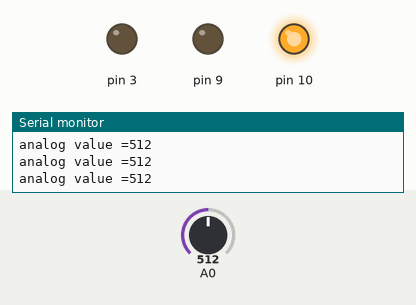
Bench run of a sketch on a simulated Arduino Uno, built with avr-gcc and run on an emulated ATmega328P. On the bench: output pins drawn as LEDs (lit = HIGH), the last lines printed to the serial monitor. The test bench sets the inputs (shaded band); at power-on: A0 = 512.

Above: at 1.2 s.
1.3 s: A0 set to 706
4.3 s: A0 set to 728
At 5.5 s:
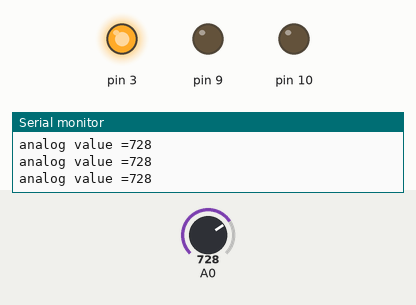
5.8 s: A0 set to 350
At 6.2 s:
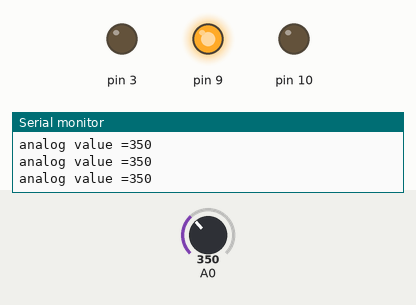
7.3 s: A0 set to 377
At 8.6 s:
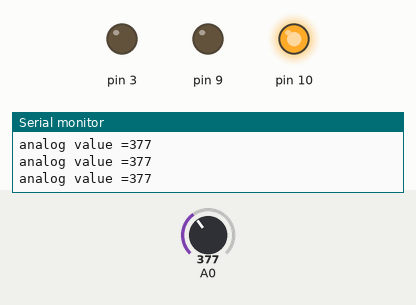
10.3 s: A0 set to 306
At 11.0 s:
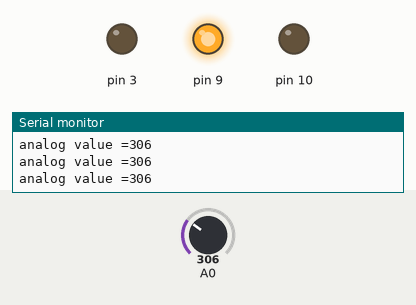
Timing chart, 0 to 13.3 s (numbered marks = the images above; inputs shaded):
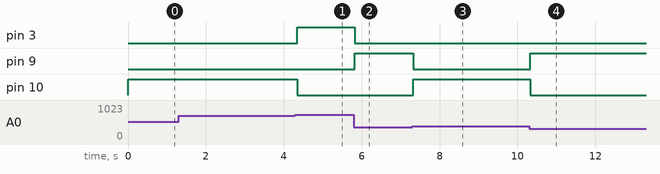

The sketch:

sketch_apr14a.ino
```cpp
void setup() {
  pinMode(9, OUTPUT);
  pinMode(10, OUTPUT);
  pinMode(3, OUTPUT);
  Serial.begin(9600);
}

void loop() {
  int val;
  val = analogRead(0);
  Serial.print("analog value =");
  Serial.println(val);

  if (val < 360) {
    digitalWrite(9, HIGH);
    digitalWrite(10, LOW);
    digitalWrite(3, LOW);
  }

  else if (val < 720) {
    digitalWrite(9, LOW);
    digitalWrite(10, HIGH);
    digitalWrite(3, LOW);
  }

  else if(val>720)   {
    digitalWrite(9, LOW);
    digitalWrite(10, LOW);
    digitalWrite(3, HIGH);
  }
}

// put your main code here, to run repeatedly:
```

Measured:
- the behaviour switches between 720 and 721 on A0 (found by bisection; images 0 and 1)
- the behaviour switches between 359 and 360 on A0 (found by bisection; images 2 and 3)
- after the input at 4.3 s, pin 3: LOW → HIGH at once; pin 10: HIGH → LOW at once
- after the input at 5.8 s, pin 3: HIGH → LOW at once; pin 9: LOW → HIGH at once
- after the input at 7.3 s, pin 9: HIGH → LOW at once; pin 10: LOW → HIGH at once
- after the input at 10.3 s, pin 9: LOW → HIGH at once; pin 10: HIGH → LOW at once
